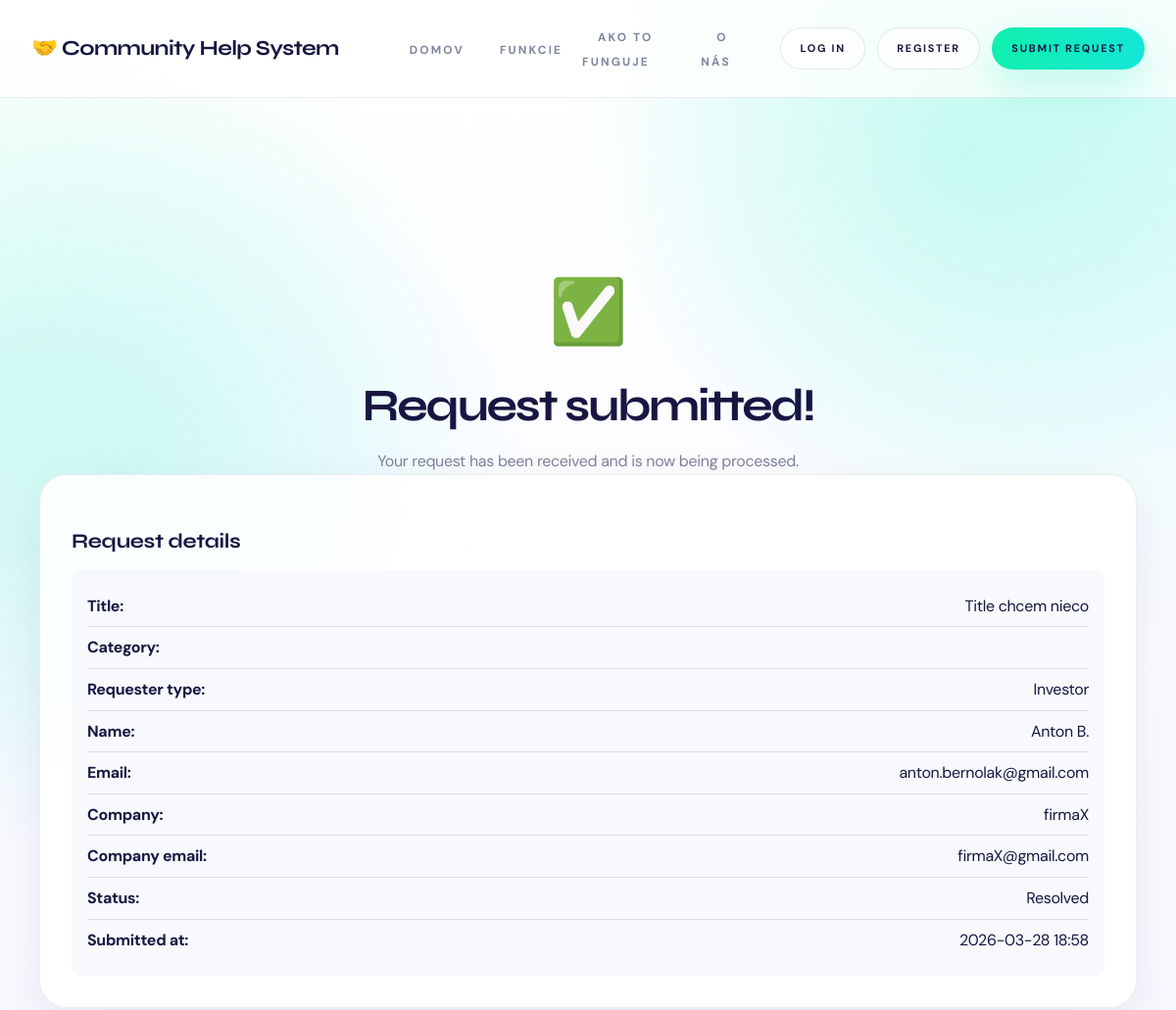
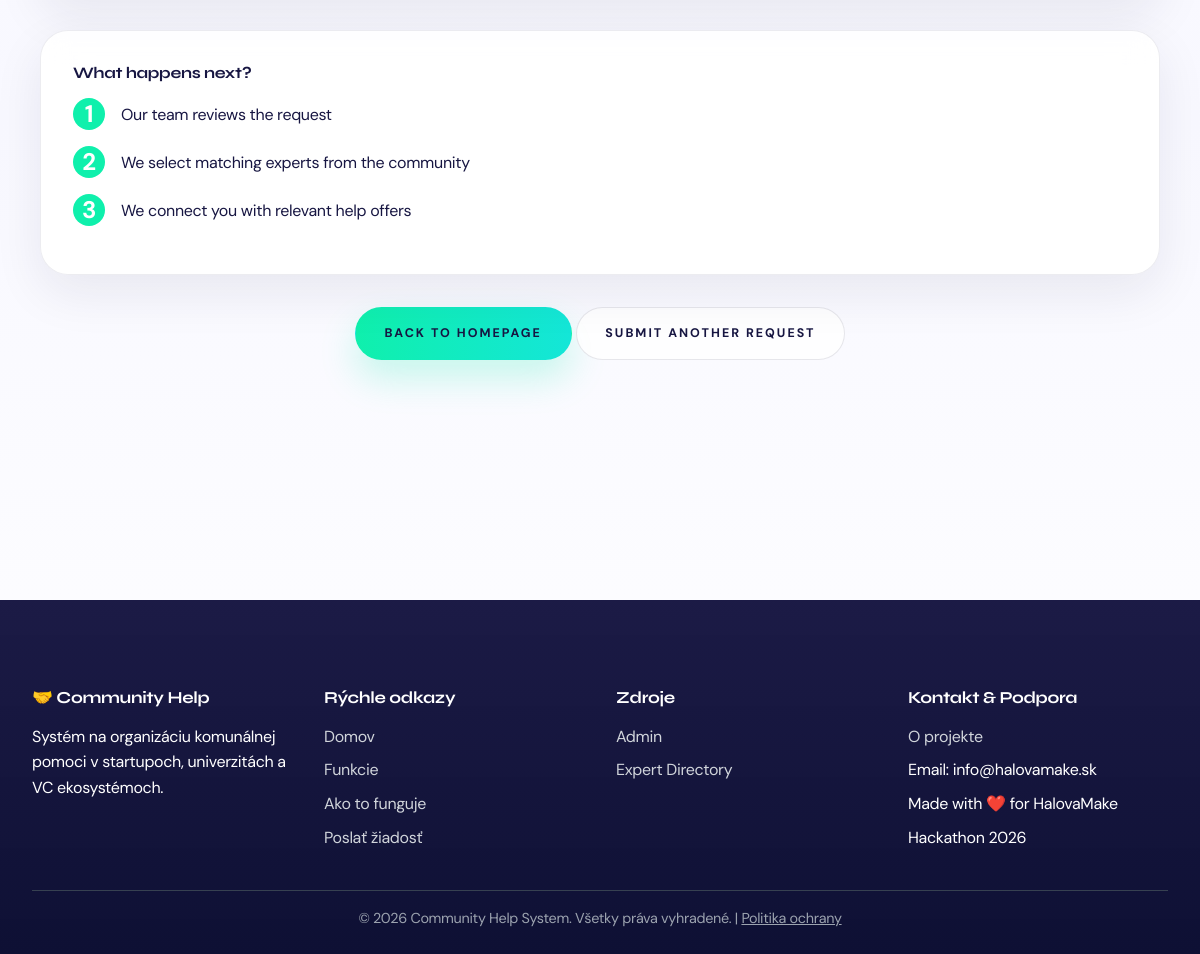
/request/29/submitted/, run on the app's committed database (2 pictures, top to bottom).
### server/models.py (models this page shows, shortened)
class Request(models.Model):
    STATUS_CHOICES = [
        ('open', 'Open'),
        ('in_review', 'In Review'),
        ('waiting_expert', 'Waiting for Expert'),
        ('in_progress', 'In Progress'),
        ('resolved', 'Resolved'),
        ('rejected', 'Rejected'),
    ]
    PRIORITY_CHOICES = [
        ('low', 'Low'),
        ('medium', 'Medium'),
        ('high', 'High'),
        ('critical', 'Critical'),
    ]
    REQUESTER_TYPE_CHOICES = [
        ('corporate', 'Corporate'),
        ('startup', 'Startup'),
        ('investor', 'Investor'),
        ('service_provider', 'Service Provider'),
        ('community_member', 'Community Member'),
    ]
    EXPERIENCE_LEVEL_CHOICES = [
        ('junior', 'Junior'),
        ('mid', 'Mid'),
        ('senior', 'Senior'),
        ('lead', 'Lead'),
    ]
    title = models.CharField(max_length=200)
    description = models.TextField()
    is_corporate = models.BooleanField(default=False)
    company_name = models.CharField(max_length=255, blank=True)
    company_email = models.EmailField(blank=True)
    due_date = models.DateField(null=True, blank=True)
    target_skills = models.ManyToManyField(Skill, blank=True, related_name='target_requests')
    required_languages = models.ManyToManyField(Language, blank=True, related_name='required_by_requests')
    target_experience = models.CharField(max_length=20, choices=EXPERIENCE_LEVEL_CHOICES, blank=True)
    requester_name = models.CharField(max_length=200)
    requester_email = models.EmailField()
    requester_phone = models.CharField(max_length=20, blank=True)
    requester_type = models.CharField(
        max_length=20,
        choices=REQUESTER_TYPE_CHOICES,
        default='community_member'
    )
    category = models.ForeignKey(Category, on_delete=models.SET_NULL, null=True)
    priority = models.CharField(
        max_length=20,
        choices=PRIORITY_CHOICES,
        default='medium'
    )
    status = models.CharField(
        max_length=20,
        choices=STATUS_CHOICES,
        default='open'
    )
    value_score = models.IntegerField(
        default=5,
        help_text='Impact score (1-10)'
    )
    reviewed_by = models.ForeignKey(
        User,
        on_delete=models.SET_NULL,
        null=True,
        blank=True,
        related_name='reviewed_requests'
    )
    review_notes = models.TextField(blank=True)
    submitted_by = models.ForeignKey(
        User,
        on_delete=models.SET_NULL,
        null=True,
        blank=True,
        related_name='submitted_requests'
    )
    assigned_experts = models.ManyToManyField(
        Expert,
        blank=True,
        related_name='assigned_requests'
    )
    offered_experts = models.ManyToManyField(
        Expert,
        blank=True,
        related_name='offered_requests',
        help_text='Experts who offered to help but are not assigned yet'
    )
    created_at = models.DateTimeField(auto_now_add=True)
    updated_at = models.DateTimeField(auto_now=True)
    is_resolved_by_creator = models.BooleanField(
        default=False,
        help_text='Whether the request creator has marked this as resolved/done'
    )
    creator_resolved_at = models.DateTimeField(
        null=True,
        blank=True,
        help_text='Timestamp when creator marked the request as done'
    )
    completed_by_expert = models.ForeignKey(
        Expert,
        on_delete=models.SET_NULL,
        null=True,
        blank=True,
        related_name='completed_requests',
        help_text='Expert selected by creator as the one who completed this request'
    )
    resolved_at = models.DateTimeField(null=True, blank=True)
    resolution_notes = models.TextField(blank=True)
    class Meta:
        ordering = ['-created_at']

### server/views.py (the view)
# urls.py: path('request/<int:request_id>/submitted/', views.request_submitted, name='request_submitted'),
def request_submitted(request, request_id):
    req = get_object_or_404(Request, id=request_id)
    return render(request, 'request_submitted.html', {
        'request': req,
        'next_steps': [
            'Our team reviews the request',
            'We select matching experts from the community',
            'We connect you with relevant help offers'
        ]
    })

### server/templates/request_submitted.html (shortened to what this page needs)
{% extends "base.html" %}
{% block content %}
<div class="container">
    <section class="section">
        <div class="text-center">
            <div class="success-icon">✅</div>
            <h1>Request submitted!</h1>
            <p class="text-muted">Your request has been received and is now being processed.</p>
        </div>
        <div class="row justify-center">
            <div class="col-md-8">
                <div class="card">
                    <div class="card-body">
                        <h3>Request details</h3>
                        <div class="request-details">
                            <div class="detail-row">
                                <strong>Title:</strong> {{ request.title }}
                            </div>
                            <div class="detail-row">
                                <strong>Category:</strong> {{ request.get_category_display }}
                            </div>
                            <div class="detail-row">
                                <strong>Requester type:</strong> {{ request.get_requester_type_display }}
                            </div>
                            <div class="detail-row">
                                <strong>Name:</strong> {{ request.requester_name }}
                            </div>
                            <div class="detail-row">
                                <strong>Email:</strong> {{ request.requester_email }}
                            </div>
                            {% if request.company_name %}
                            <div class="detail-row">
                                <strong>Company:</strong> {{ request.company_name }}
                            </div>
                            {% endif %}
                            {% if request.company_email %}
                            <div class="detail-row">
                                <strong>Company email:</strong> {{ request.company_email }}
                            </div>
                            {% endif %}
                            <div class="detail-row">
                                <strong>Status:</strong> {{ request.get_status_display }}
                            </div>
                            <div class="detail-row">
                                <strong>Submitted at:</strong> {{ request.created_at|date:"Y-m-d H:i" }}
                            </div>
                        </div>
                    </div>
                </div>
                <div class="card mt-4">
                    <div class="card-body">
                        <h4>What happens next?</h4>
                        <div class="steps">
                            {% for step in next_steps %}
                            <div class="step">
                                <div class="step-number">{{ forloop.counter }}</div>
                                <div class="step-text">{{ step }}</div>
                            </div>
                            {% endfor %}
                        </div>
                    </div>
                </div>
                <div class="text-center mt-4">
                    <a href="{% url 'index' %}" class="btn btn-primary">Back to homepage</a>
                    <a href="{% url 'submit_request' %}" class="btn btn-outline">Submit another request</a>
                </div>
            </div>
        </div>
    </section>
</div>
{% endblock %}

### server/templates/base.html (style rules this page uses)
* { margin: 0; padding: 0; box-sizing: border-box; }
:root { --primary: hsl(162, 88%, 50%); --primary-dark: hsl(162, 88%, 42%); --primary-soft: hsl(162, 88%, 95%); --gradient: hsl(176, 84%, 49%); --secondary: #7f869f; --success: hsl(162, 88%, 42%); --warning: #f4b740; --danger: #ef4444; --dark: #171642; --gray-light: #f7f9fc; --gray: rgba(23, 22, 66, 0.12); --text: #171642; --text-light: #81819e; --white-soft: ghostwhite; --surface: rgba(255, 255, 255, 0.88); --surface-strong: #ffffff; --shadow-soft: 0 18px 50px rgba(23, 22, 66, 0.08); --shadow-card: 0 24px 70px rgba(23, 22, 66, 0.12); --radius-pill: 999px; --radius-card: 28px; }
html { scroll-behavior: smooth; min-height: 100%; }
body { font-family: 'DM Sans', sans-serif; color: var(--text); background: radial-gradient(circle at top right, rgba(17, 237, 226, 0.18), transparent 28%), radial-gradient(circle at left 20%, rgba(15, 239, 170, 0.12), transparent 24%), linear-gradient(180deg, #ffffff 0%, var(--white-soft) 58%, #ffffff 100%); min-height: 100%; line-height: 1.6; letter-spacing: -0.02em; position: relative; overflow-x: hidden; }
body::before { content: ""; position: fixed; inset: 0; background: radial-gradient(circle at 82% 8%, rgba(15, 239, 170, 0.14), transparent 18%), radial-gradient(circle at 12% 24%, rgba(17, 237, 226, 0.12), transparent 22%); pointer-events: none; z-index: -1; }
a { background-color: transparent; color: inherit; }
.btn { padding: 0.95rem 1.8rem; border-radius: var(--radius-pill); text-decoration: none; font-size: 0.78rem; font-weight: 700; letter-spacing: 0.16em; text-transform: uppercase; border: 1px solid transparent; cursor: pointer; transition: all 0.3s; display: inline-flex; align-items: center; justify-content: center; gap: 0.5rem; background: linear-gradient(90deg, var(--primary) 0%, var(--gradient) 100%); color: var(--dark); box-shadow: 0 18px 36px rgba(15, 239, 170, 0.22); }
.btn-primary { background: linear-gradient(90deg, var(--primary) 0%, var(--gradient) 100%); color: var(--dark); }
.btn-outline { background: rgba(255, 255, 255, 0.8); color: var(--dark); border-color: rgba(23, 22, 66, 0.1); box-shadow: none; }
.container { max-width: 1250px; margin: 0 auto; padding: 0 2.5rem; }
main > .container { padding: 2rem 2.5rem 3rem; }
.card { background: var(--surface); backdrop-filter: blur(14px); border-radius: var(--radius-card); padding: 2rem; box-shadow: var(--shadow-soft); border: 1px solid rgba(23, 22, 66, 0.08); transition: all 0.3s; }
.card h3 { color: var(--dark); margin-bottom: 1rem; font-family: 'Syne', sans-serif; font-size: 1.3rem; }
h1, h2, h3, h4, h5, h6 { color: var(--dark); line-height: 1.2; font-family: 'Syne', sans-serif; }
h1 { font-size: 2.9rem; margin-bottom: 1rem; letter-spacing: -0.05em; }
h3 { font-size: 1.45rem; margin: 1.5rem 0 1rem; }
.mt-4 { margin-top: 2rem; }
.text-center { text-align: center; }
.text-muted { color: var(--text-light); }
.section { padding: 5rem 0; border-bottom: 1px solid rgba(23, 22, 66, 0.08); }
.section:last-child { border-bottom: none; }
.step-number { width: 50px; height: 50px; background: linear-gradient(135deg, var(--primary) 0%, var(--gradient) 100%); color: var(--dark); border-radius: 50%; display: flex; align-items: center; justify-content: center; font-size: 1.5rem; font-weight: bold; flex-shrink: 0; }

### server/templates/request_submitted.html (style rules this page uses)
.success-icon { font-size: 4rem; color: var(--success); margin-bottom: 1rem; }
.request-details { background: var(--gray-light); padding: 1rem; border-radius: 8px; margin-top: 1rem; }
.detail-row { display: flex; justify-content: space-between; padding: 0.5rem 0; border-bottom: 1px solid var(--gray); }
.detail-row:last-child { border-bottom: none; }
.steps { margin-top: 1rem; }
.step { display: flex; align-items: center; margin-bottom: 1rem; }
.step-number { background: var(--primary); color: white; width: 2rem; height: 2rem; border-radius: 50%; display: flex; align-items: center; justify-content: center; font-weight: bold; margin-right: 1rem; flex-shrink: 0; }
.step-text { flex: 1; }

### data on the page
Request: title "Title chcem nieco", requester_type "Investor", requester_name "Anton B.", requester_email "anton.bernolak@gmail.com", company_name "firmaX", company_email "firmaX@gmail.com", status "Resolved", created_at "2026-03-28 18:58"

### other printed values
{{ step }} "Our team reviews the request" "We select matching experts from the community" "We connect you with relevant help offers"
